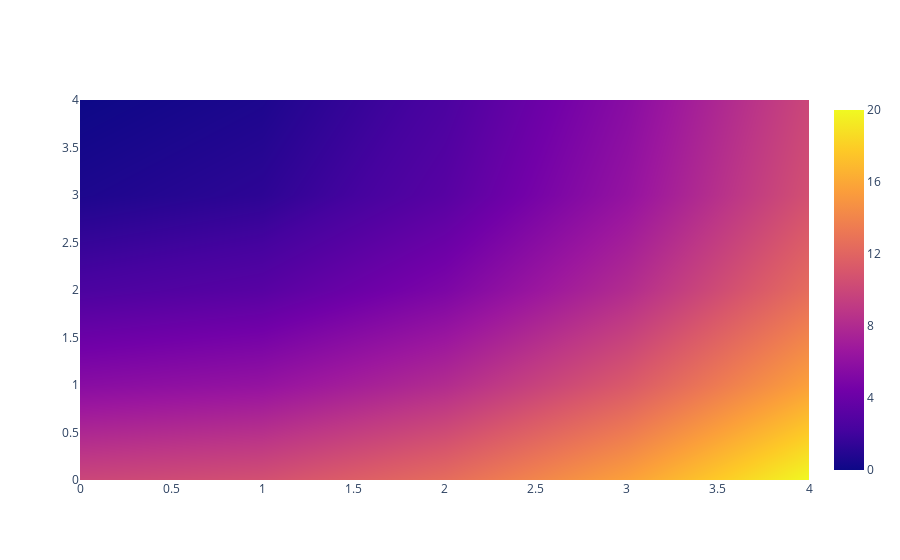

The cell this chart's notebook holds for it:
### Code cell
import plotly.graph_objects as go

fig = go.Figure(data=
    go.Contour(
        z=[[10, 10.625, 12.5, 15.625, 20],
           [5.625, 6.25, 8.125, 11.25, 15.625],
           [2.5, 3.125, 5., 8.125, 12.5],
           [0.625, 1.25, 3.125, 6.25, 10.625],
           [0, 0.625, 2.5, 5.625, 10]],
        # heatmap gradient coloring is applied between each contour level
        contours_coloring='heatmap',
        line_width=0# can also be 'lines', or 'none'
    )
)

fig.show()

### Figure 1 — Plotly figure (JSON) as saved in the notebook; plotly's stock layout.template omitted (floating-point values rounded to 4 significant figures)
{"data": [{"contours": {"coloring": "heatmap"}, "line": {"width": 0}, "type": "contour", "z": [[10, 10.62, 12.5, 15.62, 20], [5.625, 6.25, 8.125, 11.25, 15.62], [2.5, 3.125, 5, 8.125, 12.5], [0.625, 1.25, 3.125, 6.25, 10.62], [0, 0.625, 2.5, 5.625, 10]]}], "layout": {}}
